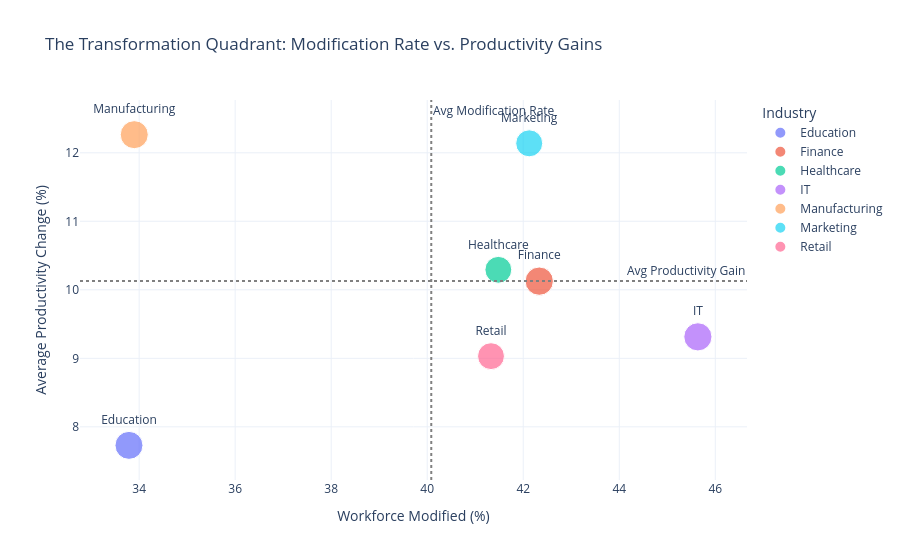

Source (notebook cell):
### Code cell
# 1. Filter for 'Modified' jobs only
mod_df = df[df['Job_Status'] == 'Modified']

# 2. Calculate Total Workers per Industry (to get the ratio)
total_counts = df['Industry'].value_counts().reset_index()
total_counts.columns = ['Industry', 'Total_Workers']

# 3. Calculate Average Productivity AND Count of Modified Workers
mod_stats = mod_df.groupby('Industry').agg(
    Modified_Count=('Job_Status', 'count'),  # <--- Safely counts the rows using a known column
    Avg_Productivity=('Productivity_Change_%', 'mean')
).reset_index()
# 4. Merge and Calculate the Modification Ratio (%)
mod_merged = pd.merge(mod_stats, total_counts, on='Industry')
mod_merged['Modification_Rate'] = (mod_merged['Modified_Count'] / mod_merged['Total_Workers']) * 100

# 5. Create the Scatter Plot (Bubble Chart)
fig = px.scatter(
    mod_merged, 
    x='Modification_Rate', 
    y='Avg_Productivity', 
    size='Total_Workers', # Bubble size represents the size of the industry
    color='Industry',
    text='Industry',
    title="The Transformation Quadrant: Modification Rate vs. Productivity Gains",
    labels={
        'Modification_Rate': 'Workforce Modified (%)',
        'Avg_Productivity': 'Average Productivity Change (%)'
    },
    template="plotly_white"
)

# 6. Polish the chart (push text labels slightly above bubbles)
fig.update_traces(textposition='top center')

# Optional: Add dashed lines to show the average across ALL industries
fig.add_hline(y=mod_merged['Avg_Productivity'].mean(), line_dash="dot", line_color="gray", annotation_text="Avg Productivity Gain")
fig.add_vline(x=mod_merged['Modification_Rate'].mean(), line_dash="dot", line_color="gray", annotation_text="Avg Modification Rate")

fig.show()

### Figure 1 — Plotly figure (JSON) as saved in the notebook; plotly's stock layout.template omitted (floating-point values rounded to 4 significant figures)
{"data": [{"hovertemplate": "Industry=%{text}<br>Workforce Modified (%)=%{x}<br>Average Productivity Change (%)=%{y}<br>Total_Workers=%{marker.size}<extra></extra>", "legendgroup": "Education", "marker": {"color": "#636efa", "size": [293], "sizemode": "area", "sizeref": 0.75, "symbol": "circle"}, "mode": "markers+text", "name": "Education", "orientation": "v", "showlegend": true, "text": ["Education"], "textposition": "top center", "type": "scatter", "x": [33.79], "xaxis": "x", "y": [7.729], "yaxis": "y"}, {"hovertemplate": "Industry=%{text}<br>Workforce Modified (%)=%{x}<br>Average Productivity Change (%)=%{y}<br>Total_Workers=%{marker.size}<extra></extra>", "legendgroup": "Finance", "marker": {"color": "#EF553B", "size": [300], "sizemode": "area", "sizeref": 0.75, "symbol": "circle"}, "mode": "markers+text", "name": "Finance", "orientation": "v", "showlegend": true, "text": ["Finance"], "textposition": "top center", "type": "scatter", "x": [42.33], "xaxis": "x", "y": [10.13], "yaxis": "y"}, {"hovertemplate": "Industry=%{text}<br>Workforce Modified (%)=%{x}<br>Average Productivity Change (%)=%{y}<br>Total_Workers=%{marker.size}<extra></extra>", "legendgroup": "Healthcare", "marker": {"color": "#00cc96", "size": [270], "sizemode": "area", "sizeref": 0.75, "symbol": "circle"}, "mode": "markers+text", "name": "Healthcare", "orientation": "v", "showlegend": true, "text": ["Healthcare"], "textposition": "top center", "type": "scatter", "x": [41.48], "xaxis": "x", "y": [10.29], "yaxis": "y"}, {"hovertemplate": "Industry=%{text}<br>Workforce Modified (%)=%{x}<br>Average Productivity Change (%)=%{y}<br>Total_Workers=%{marker.size}<extra></extra>", "legendgroup": "IT", "marker": {"color": "#ab63fa", "size": [298], "sizemode": "area", "sizeref": 0.75, "symbol": "circle"}, "mode": "markers+text", "name": "IT", "orientation": "v", "showlegend": true, "text": ["IT"], "textposition": "top center", "type": "scatter", "x": [45.64], "xaxis": "x", "y": [9.313], "yaxis": "y"}, {"hovertemplate": "Industry=%{text}<br>Workforce Modified (%)=%{x}<br>Average Productivity Change (%)=%{y}<br>Total_Workers=%{marker.size}<extra></extra>", "legendgroup": "Manufacturing", "marker": {"color": "#FFA15A", "size": [295], "sizemode": "area", "sizeref": 0.75, "symbol": "circle"}, "mode": "markers+text", "name": "Manufacturing", "orientation": "v", "showlegend": true, "text": ["Manufacturing"], "textposition": "top center", "type": "scatter", "x": [33.9], "xaxis": "x", "y": [12.26], "yaxis": "y"}, {"hovertemplate": "Industry=%{text}<br>Workforce Modified (%)=%{x}<br>Average Productivity Change (%)=%{y}<br>Total_Workers=%{marker.size}<extra></extra>", "legendgroup": "Marketing", "marker": {"color": "#19d3f3", "size": [273], "sizemode": "area", "sizeref": 0.75, "symbol": "circle"}, "mode": "markers+text", "name": "Marketing", "orientation": "v", "showlegend": true, "text": ["Marketing"], "textposition": "top center", "type": "scatter", "x": [42.12], "xaxis": "x", "y": [12.14], "yaxis": "y"}, {"hovertemplate": "Industry=%{text}<br>Workforce Modified (%)=%{x}<br>Average Productivity Change (%)=%{y}<br>Total_Workers=%{marker.size}<extra></extra>", "legendgroup": "Retail", "marker": {"color": "#FF6692", "size": [271], "sizemode": "area", "sizeref": 0.75, "symbol": "circle"}, "mode": "markers+text", "name": "Retail", "orientation": "v", "showlegend": true, "text": ["Retail"], "textposition": "top center", "type": "scatter", "x": [41.33], "xaxis": "x", "y": [9.032], "yaxis": "y"}], "layout": {"annotations": [{"showarrow": false, "text": "Avg Productivity Gain", "x": 1, "xanchor": "right", "xref": "x domain", "y": 10.13, "yanchor": "bottom", "yref": "y"}, {"showarrow": false, "text": "Avg Modification Rate", "x": 40.08, "xanchor": "left", "xref": "x", "y": 1, "yanchor": "top", "yref": "y domain"}], "legend": {"itemsizing": "constant", "title": {"text": "Industry"}, "tracegroupgap": 0}, "shapes": [{"line": {"color": "gray", "dash": "dot"}, "type": "line", "x0": 0, "x1": 1, "xref": "x domain", "y0": 10.13, "y1": 10.13, "yref": "y"}, {"line": {"color": "gray", "dash": "dot"}, "type": "line", "x0": 40.08, "x1": 40.08, "xref": "x", "y0": 0, "y1": 1, "yref": "y domain"}], "title": {"text": "The Transformation Quadrant: Modification Rate vs. Productivity Gains"}, "xaxis": {"anchor": "y", "domain": [0, 1], "title": {"text": "Workforce Modified (%)"}}, "yaxis": {"anchor": "x", "domain": [0, 1], "title": {"text": "Average Productivity Change (%)"}}}}
